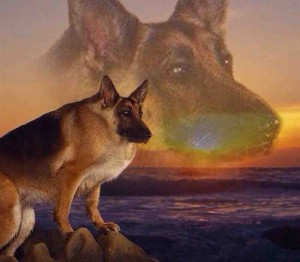
#> input picture image.jpg, 300 x 262 px
$ jupyter execute filters.ipynb   (shell and % lines are left out)
#> lines starting #> are read from the running program, lines starting #| are printed output that depends on the picture; long printed decimals are rounded
[cell 1]
import cv2
import matplotlib.pyplot as plt
import math
import copy
import numpy as np

img = cv2.imread('image.jpg')
#> img is the input picture: shape (262, 300, 3); mean B, G, R 66, 82.9, 118.7
#gray = cv2.cvtColor(img,cv2.COLOR_BGR2GRAY)

rgb_img = cv2.cvtColor(img,cv2.COLOR_BGR2RGB)
box = cv2.boxFilter(rgb_img,-1,(5,5),normalize=True)

plt.figure(figsize=(13,13))
plt.subplot (1,2,1)
plt.imshow (rgb_img)
plt.subplot(1,2,2)
plt.imshow(box)

plt.show()
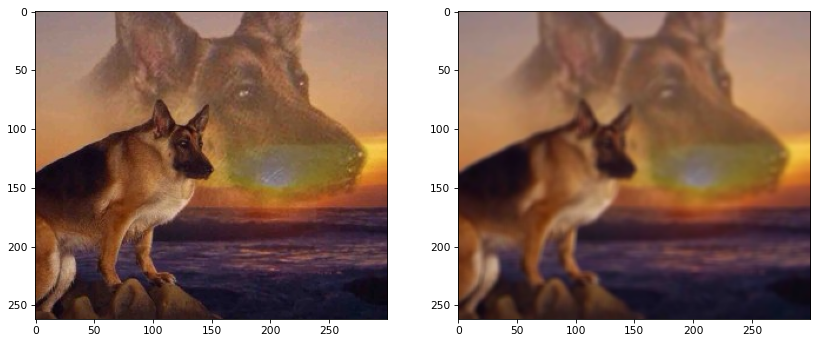
#> figure drawn by matplotlib, 2 panels

<h2>Оценка времени выполнения</h2>

[cell 2]
import cv2
import matplotlib.pyplot as plt
import math
import copy
import numpy as np

img = cv2.imread('image.jpg')

rgb_img = cv2.cvtColor(img,cv2.COLOR_BGR2RGB)
box = cv2.boxFilter(rgb_img,-1,(5,5),normalize=True)

<h2>Оценка зависимости времени выполнения от размера Box фильтра</h2>

[cell 3]
import time

runtime = []
ksize = [3, 6, 9, 12, 15, 18, 21]
img = cv2.imread("image.jpg")

rgb_img = cv2.cvtColor(img,cv2.COLOR_BGR2RGB)
plt.figure(figsize=(13,13))
plt.imshow (rgb_img)

fig = plt.figure(figsize=(13, 13))


for idx, size in enumerate(ksize):
    start_time = time.perf_counter()
    box = cv2.boxFilter(rgb_img,-1,(size,size),normalize=True)
    fig.add_subplot(3, 3, idx + 1)
    plt.title(f"{size}x{size}")
    plt.imshow(box)
    runtime.append(time.perf_counter() - start_time)
#> this loop made 7 passes
#> pass 2, `box = cv2.boxFilter(rgb_img,-1,(size,size),normalize=True)`:
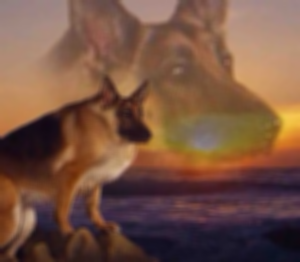
#> box: shape (262, 300, 3); mean R, G, B 118.9, 83.1, 66.2
#> after the loop, runtime = [0.0331, 0.0327, 0.0324, 0.0158, 0.0171, 0.0157, 0.016]

print(runtime)
#| [0.03315, 0.03272, 0.03239, 0.01576, 0.01711, 0.01567, 0.01604]
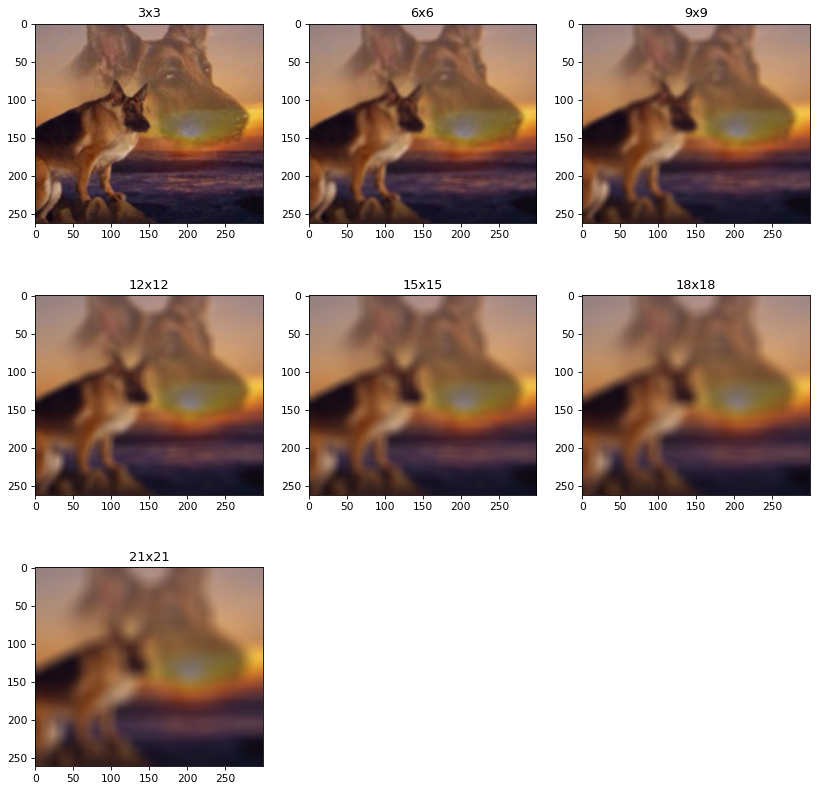
#> figure drawn by matplotlib, 7 panels

[cell 4]
fig2 = plt.figure(figsize=(13,13))
plt.plot(ksize, runtime)
plt.xlabel('Размер ядра', fontsize=12)
plt.ylabel('Время выполнения', fontsize=12)
plt.show()
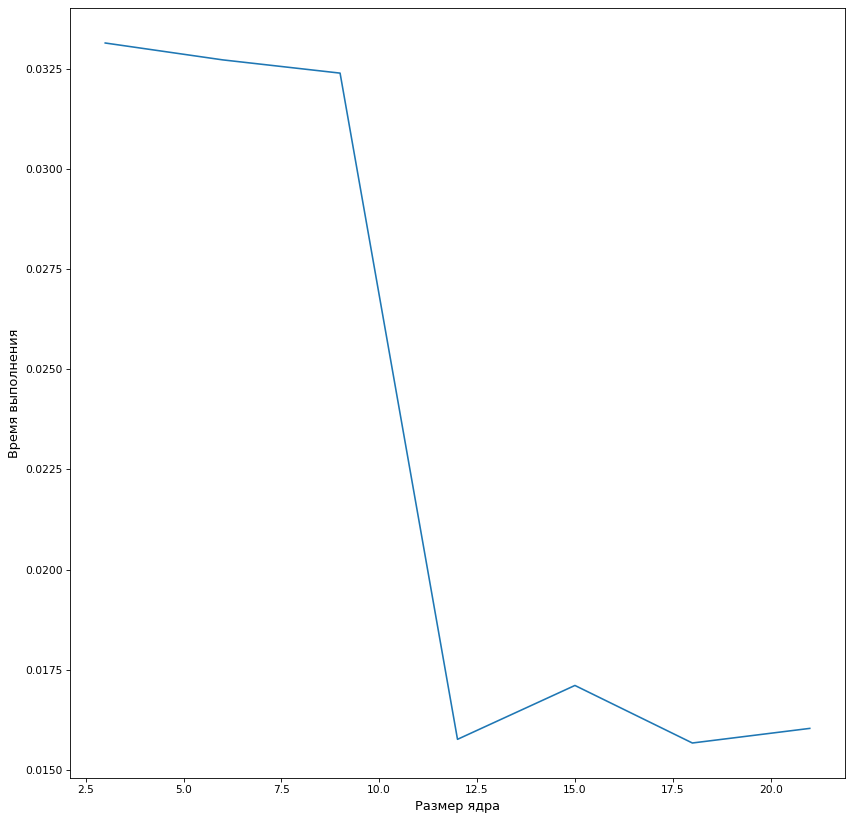
#> figure drawn by matplotlib, 1 panel

<h2>Сравнение с фильтрацией Гаусса</h2>

[cell 5]
img = cv2.imread('image.jpg')

rgb_img = cv2.cvtColor(img, cv2.COLOR_BGR2RGB)
box = cv2.boxFilter(rgb_img, -1, (15,15), normalize=True)
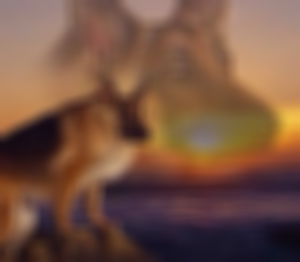
#> box: shape (262, 300, 3); mean R, G, B 118.7, 82.9, 66

plt.figure(figsize=(13,13))
plt.imshow(box)

plt.show()

[cell 6]
img = cv2.imread('image.jpg')
rgb_img = cv2.cvtColor(img,cv2.COLOR_BGR2RGB)

for i in range(2000):
    temp_x = np.random.randint(0, rgb_img.shape[0])
    temp_y = np.random.randint(0, rgb_img.shape[1])
    rgb_img[temp_x][temp_y] = 255
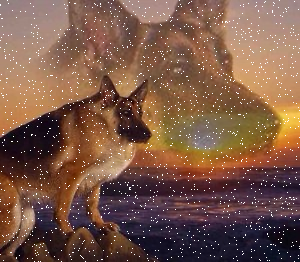
#> rgb_img: shape (262, 300, 3); mean R, G, B 122.1, 87.2, 70.8

plt.figure(figsize=(13,13))
plt.imshow(rgb_img)

gauss = cv2.GaussianBlur(rgb_img,(15,15),0)
plt.figure(figsize=(13,13))
plt.imshow(gauss)


plt.show()
